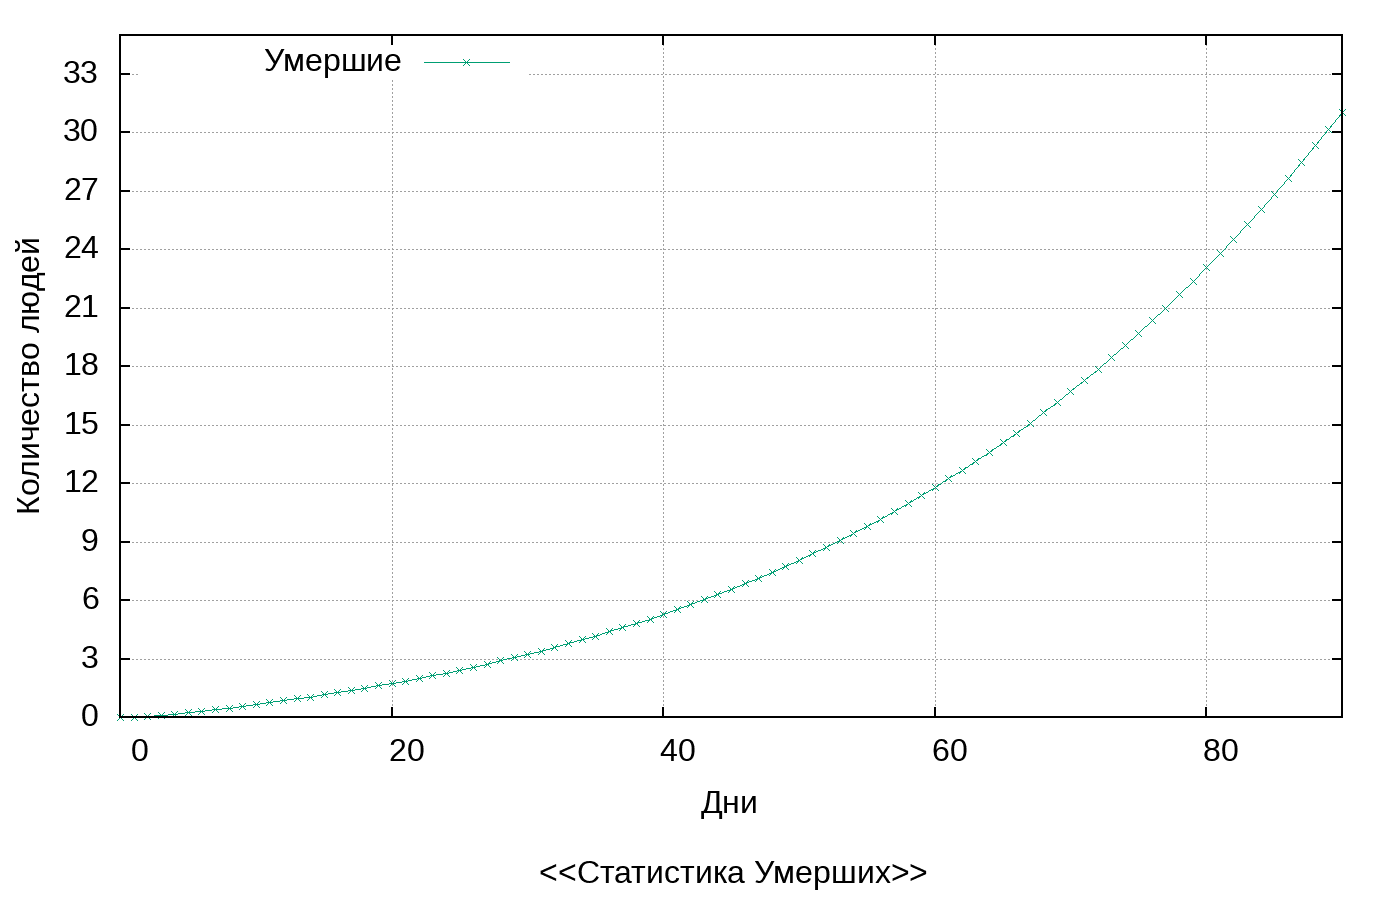

The gnuplot source for this figure:
#!/usr/bin/gnuplot

set termoption enhanced
set terminal png size 1400,900 font "Arial, 24"
set output "d.png"
set style line 1 lc rgb "0xDC143C" lt 1 lw 4 pt 9 ps 1
set border lw 2
set grid
set key top left
set xlabel "Дни\n\n <<Статистика Умерших>>
set ylabel "Количество людей" rotate by 90
set xtics 20
set ytics 3
set format x "%6.0f"
set format y "%1.0f"
set yrange [0:35]
set xrange [0:90]
plot "dead.txt" using 1:2 title "Умершие" with linespoints ls 2, 